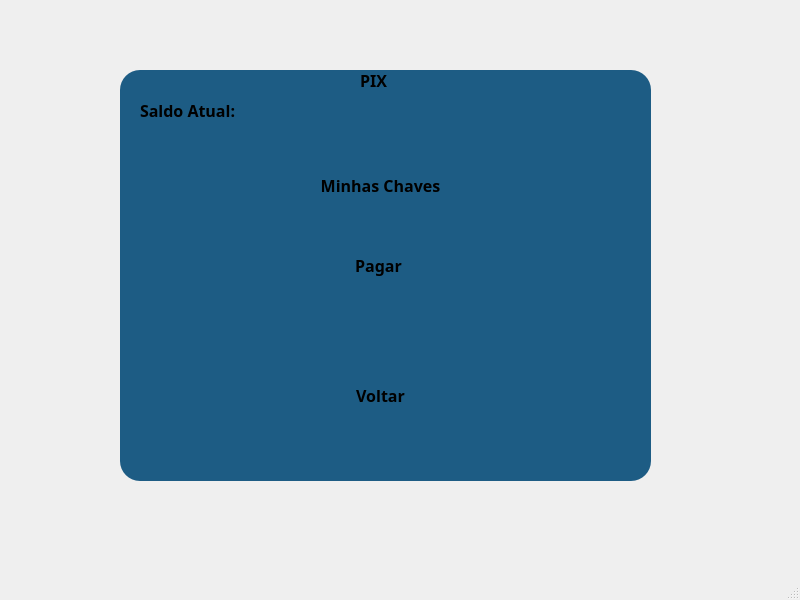
<?xml version="1.0" encoding="UTF-8"?>
<ui version="4.0">
 <class>MainWindow</class>
 <widget class="QMainWindow" name="MainWindow">
  <property name="geometry">
   <rect>
    <x>0</x>
    <y>0</y>
    <width>800</width>
    <height>600</height>
   </rect>
  </property>
  <property name="windowTitle">
   <string>MainWindow</string>
  </property>
  <widget class="QWidget" name="centralwidget">
   <widget class="QWidget" name="widget" native="true">
    <property name="geometry">
     <rect>
      <x>120</x>
      <y>70</y>
      <width>531</width>
      <height>411</height>
     </rect>
    </property>
    <property name="styleSheet">
     <string notr="true">background-color: rgb(29, 92, 132);
border-radius:20px;</string>
    </property>
    <widget class="QLabel" name="msg_label">
     <property name="geometry">
      <rect>
       <x>120</x>
       <y>290</y>
       <width>281</width>
       <height>16</height>
      </rect>
     </property>
     <property name="text">
      <string/>
     </property>
    </widget>
    <widget class="QLabel" name="pix_label">
     <property name="geometry">
      <rect>
       <x>240</x>
       <y>0</y>
       <width>41</width>
       <height>21</height>
      </rect>
     </property>
     <property name="font">
      <font>
       <family>Arial Black</family>
       <pointsize>12</pointsize>
       <weight>75</weight>
       <bold>true</bold>
      </font>
     </property>
     <property name="styleSheet">
      <string notr="true">background-color: 0</string>
     </property>
     <property name="text">
      <string>PIX</string>
     </property>
    </widget>
    <widget class="QPushButton" name="pixkeyButton">
     <property name="geometry">
      <rect>
       <x>170</x>
       <y>90</y>
       <width>181</width>
       <height>51</height>
      </rect>
     </property>
     <property name="font">
      <font>
       <family>Arial Black</family>
       <pointsize>12</pointsize>
       <weight>75</weight>
       <bold>true</bold>
      </font>
     </property>
     <property name="styleSheet">
      <string notr="true">
QPushButton#recargaButton{
background-color:rgba(2, 65, 118, 255);
color:rgba(255, 255, 255, 200);
border-radius:5px;
}

QPushButton#recargaButton:pressed{
padding-left:5px;
padding-top:5px;
background-color:qlineargradient(spread:pad, x1:1, y1:1, x2:1, y2:0, stop:0 rgba(66, 199, 255, 100), stop:1 rgba(255, 255, 255, 100));
}

QPushButton#recargaButton{
background-color:rgba(2, 65, 118, 255);
}
</string>
     </property>
     <property name="text">
      <string>Minhas Chaves</string>
     </property>
    </widget>
    <widget class="QPushButton" name="pixpagarButton">
     <property name="geometry">
      <rect>
       <x>170</x>
       <y>170</y>
       <width>181</width>
       <height>51</height>
      </rect>
     </property>
     <property name="font">
      <font>
       <family>Arial Black</family>
       <pointsize>12</pointsize>
       <weight>75</weight>
       <bold>true</bold>
      </font>
     </property>
     <property name="styleSheet">
      <string notr="true">
QPushButton#perfilButton{
background-color:rgba(2, 65, 118, 255);
color:rgba(255, 255, 255, 200);
border-radius:5px;
}

QPushButton#perfilButton:pressed{
padding-left:5px;
padding-top:5px;
background-color:qlineargradient(spread:pad, x1:1, y1:1, x2:1, y2:0, stop:0 rgba(66, 199, 255, 100), stop:1 rgba(255, 255, 255, 100));
}

QPushButton#perfilButton{
background-color:rgba(2, 65, 118, 255);
}
</string>
     </property>
     <property name="text">
      <string>Pagar </string>
     </property>
    </widget>
    <widget class="QPushButton" name="voltarButton">
     <property name="geometry">
      <rect>
       <x>190</x>
       <y>300</y>
       <width>141</width>
       <height>51</height>
      </rect>
     </property>
     <property name="font">
      <font>
       <family>Arial Black</family>
       <pointsize>12</pointsize>
       <weight>75</weight>
       <bold>true</bold>
      </font>
     </property>
     <property name="styleSheet">
      <string notr="true">
QPushButton#sairButton{
background-color:rgba(2, 65, 118, 255);
color:rgba(255, 255, 255, 200);
border-radius:5px;
}

QPushButton#sairButton:pressed{
padding-left:5px;
padding-top:5px;
background-color:qlineargradient(spread:pad, x1:1, y1:1, x2:1, y2:0, stop:0 rgba(66, 199, 255, 100), stop:1 rgba(255, 255, 255, 100));
}

QPushButton#sairButton{
background-color:rgba(2, 65, 118, 255);
}
</string>
     </property>
     <property name="text">
      <string>Voltar</string>
     </property>
    </widget>
    <widget class="QLabel" name="labelSaldo">
     <property name="geometry">
      <rect>
       <x>20</x>
       <y>30</y>
       <width>181</width>
       <height>21</height>
      </rect>
     </property>
     <property name="font">
      <font>
       <family>Arial Black</family>
       <pointsize>12</pointsize>
       <weight>75</weight>
       <bold>true</bold>
      </font>
     </property>
     <property name="styleSheet">
      <string notr="true">background-color: 0</string>
     </property>
     <property name="text">
      <string>Saldo Atual:</string>
     </property>
    </widget>
   </widget>
  </widget>
  <widget class="QMenuBar" name="menubar">
   <property name="geometry">
    <rect>
     <x>0</x>
     <y>0</y>
     <width>800</width>
     <height>21</height>
    </rect>
   </property>
  </widget>
  <widget class="QStatusBar" name="statusbar"/>
 </widget>
 <resources/>
 <connections/>
</ui>
